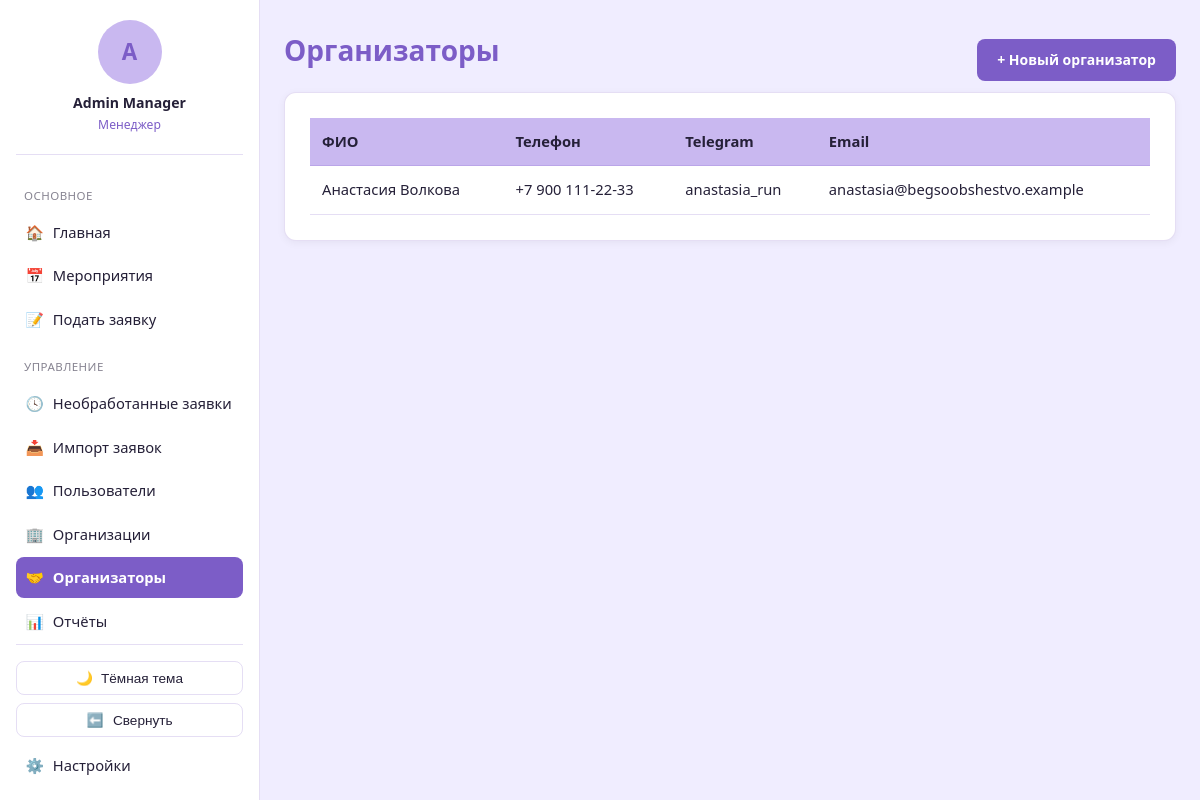
The app's page /organizers/ (signed in) with its own data.
### blog/models.py (models this page shows, shortened)
class User(AbstractBaseUser):
    GENDER_CHOICES = [
        ('male', 'Мужской'),
        ('female', 'Женский'),
    ]
    STATUS_CHOICES = [
        ('active', 'Активен'),
        ('inactive', 'Неактивен'),
        ('blacklisted', 'В блэклисте'),
    ]
    id = models.AutoField(primary_key=True)
    system_username = models.CharField(max_length=50, blank=True, null=True, db_index=True)
    telegram_id = models.CharField(max_length=50, unique=True, db_index=True)
    telegram_username = models.CharField(max_length=100, blank=True, null=True)
    VK_username = models.CharField(max_length=100, blank=True, null=True)
    first_name = models.CharField(max_length=100, blank=True, null=True)
    last_name = models.CharField(max_length=100, blank=True, null=True)
    email = models.EmailField(blank=True, null=True)
    phone = models.CharField(max_length=20, blank=True, null=True)
    birthday = models.DateField(blank=True, null=True)
    about = models.TextField(blank=True, null=True)
    gender = models.CharField(max_length=10, choices=GENDER_CHOICES, blank=True, null=True)
    status = models.CharField(max_length=20, choices=STATUS_CHOICES, default='active')
    comment = models.TextField(blank=True, null=True)
    created_at = models.DateTimeField(auto_now_add=True)
    last_event_at = models.DateTimeField(blank=True, null=True)
    total_event_count = models.IntegerField(default=0)
    season_event_count = models.IntegerField(default=0)
    total_hours = models.IntegerField(default=0)
    season_hours = models.IntegerField(default=0)
    churn_score = models.FloatField(default=0)
    login = models.CharField(max_length=50, unique=True, blank=True, null=True)
    web_credentials_set_at = models.DateTimeField(blank=True, null=True)
    notify_new_events = models.BooleanField(default=True)
    objects = UserManager()
    USERNAME_FIELD = 'telegram_id'
    REQUIRED_FIELDS = []
    class Meta:
        db_table = 'users'
        verbose_name = 'Пользователь'
        verbose_name_plural = 'Пользователи'
    @property
    def full_name(self):
        return f"{self.first_name or ''} {self.last_name or ''}".strip() or self.telegram_username or self.telegram_id

class Organizer(models.Model):
    id = models.AutoField(primary_key=True)
    user = models.ForeignKey(User, on_delete=models.SET_NULL, null=True, blank=True, related_name='organizer_profile')
    first_name = models.CharField(max_length=100)
    last_name = models.CharField(max_length=100)
    phone = models.CharField(max_length=20, blank=True, null=True)
    email = models.EmailField(blank=True, null=True)
    telegram_username = models.CharField(max_length=100, blank=True, null=True)
    VK_username = models.CharField(max_length=100, blank=True, null=True)
    whatsapp = models.CharField(max_length=50, blank=True, null=True)
    comments = models.TextField(blank=True, null=True)
    class Meta:
        db_table = 'organizers'
        verbose_name = 'Контактное лицо'
        verbose_name_plural = 'Контактные лица'

### blog/views.py (the view)
# urls.py: path('organizers/', views.organizer_list, name='organizer_list'),
@manager_required
def organizer_list(request):
    organizers = Organizer.objects.order_by('last_name', 'first_name')
    return render(request, 'blog/organizer_list.html', {'organizers': organizers})

### blog/context_processors.py (called while the page is built)
def role_flags(request):
    user = getattr(request, 'user', None)
    authenticated = bool(user and user.is_authenticated)
    return {
        'is_manager': is_manager(user) if authenticated else False,
        'is_team_leader': is_team_leader(user) if authenticated else False,
        'role_label': role_label(user) if authenticated else None,
    }

### blog/services/roles.py (called while the page is built)
def is_manager(user: User) -> bool:
    if not user or not user.is_authenticated:
        return False
    return user.manager_roles.filter(revoked_at__isnull=True).exists()

def is_team_leader(user: User) -> bool:
    if not user or not user.is_authenticated:
        return False
    return user.team_leader_roles.filter(revoked_at__isnull=True).exists()

def role_label(user: User) -> str:
    if is_manager(user):
        return 'Менеджер'
    if is_team_leader(user):
        return 'Тим-лидер'
    return 'Волонтёр'

### blog/templates/blog/organizer_list.html (shortened to what this page needs)
{% extends 'blog/base.html' %}
{% block content %}
<div style="display:flex; justify-content:space-between; align-items:center;">
    <h1>Организаторы</h1>
    <a href="{% url 'organizer_create' %}" class="btn">+ Новый организатор</a>
</div>
<div class="card">
    <table>
        <thead><tr><th>ФИО</th><th>Телефон</th><th>Telegram</th><th>Email</th></tr></thead>
        <tbody>
        {% for organizer in organizers %}
            <tr data-href="{% url 'organizer_detail' organizer.id %}">
                <td>{{ organizer.first_name }} {{ organizer.last_name }}</td>
                <td>{{ organizer.phone|default:"—" }}</td>
                <td>{{ organizer.telegram_username|default:"—" }}</td>
                <td>{{ organizer.email|default:"—" }}</td>
            </tr>
        {% empty %}
            <tr><td colspan="4">Организаторов пока нет.</td></tr>
        {% endfor %}
        </tbody>
    </table>
</div>
{% endblock %}

### blog/templates/blog/base.html (shortened to what this page needs)
{% load static %}<!DOCTYPE html>
<html lang="ru">
<head>
</head>
<body class="{% if request.COOKIES.sidebar_collapsed == '1' %}sidebar-collapsed{% endif %}">
{% if user.is_authenticated %}
<aside class="sidebar">
    <a href="{% url 'profile_detail' user.id %}" class="sidebar-account">
        <div class="avatar-placeholder">{{ user.full_name|slice:":1"|upper }}</div>
        <div class="username">{{ user.full_name }}</div>
        <div class="role">{{ role_label }}</div>
    </a>
    <div class="nav-section-title">Основное</div>
    <a href="{% url 'dashboard' %}" class="nav-link {% if request.resolver_match.url_name == 'dashboard' %}active{% endif %}" title="Главная"><span class="icon">🏠</span><span class="nav-label"> Главная</span></a>
    <a href="{% url 'event_list' %}" class="nav-link {% if request.resolver_match.url_name in 'event_list,event_detail' %}active{% endif %}" title="Мероприятия"><span class="icon">📅</span><span class="nav-label"> Мероприятия</span></a>
    <a href="{% url 'application_create' %}" class="nav-link " title="Подать заявку"><span class="icon">📝</span><span class="nav-label"> Подать заявку</span></a>
    {% if is_manager %}
    <div class="nav-section-title">Управление</div>
    <a href="{% url 'pending_applications' %}" class="nav-link " title="Необработанные заявки"><span class="icon">🕓</span><span class="nav-label"> Необработанные заявки</span></a>
    <a href="{% url 'import_preview' %}" class="nav-link " title="Импорт заявок"><span class="icon">📥</span><span class="nav-label"> Импорт заявок</span></a>
    <a href="{% url 'user_list' %}" class="nav-link {% if request.resolver_match.url_name == 'user_list' %}active{% endif %}" title="Пользователи"><span class="icon">👥</span><span class="nav-label"> Пользователи</span></a>
    <a href="{% url 'organizations_list' %}" class="nav-link " title="Организации"><span class="icon">🏢</span><span class="nav-label"> Организации</span></a>
    <a href="{% url 'organizer_list' %}" class="nav-link {% if request.resolver_match.url_name in 'organizer_list,organizer_detail,organizer_create' %}active{% endif %}" title="Организаторы"><span class="icon">🤝</span><span class="nav-label"> Организаторы</span></a>
    <a href="{% url 'report_period' %}" class="nav-link {% if request.resolver_match.url_name == 'report_period' %}active{% endif %}" title="Отчёты"><span class="icon">📊</span><span class="nav-label"> Отчёты</span></a>
    {% endif %}
    <div class="sidebar-footer">
        <button type="button" class="theme-toggle" id="theme-toggle" title="Тема">
            <span class="icon" id="theme-icon">🌙</span><span class="theme-label" id="theme-label"> Тёмная тема</span>
        </button>
        <button type="button" class="sidebar-toggle" id="sidebar-toggle" title="Свернуть панель">
            <span class="icon" id="sidebar-toggle-icon">⬅️</span><span class="nav-label" id="sidebar-toggle-label"> Свернуть</span>
        </button>
        <a href="{% url 'settings' %}" class="nav-link {% if request.resolver_match.url_name == 'settings' %}active{% endif %}" title="Настройки"><span class="icon">⚙️</span><span class="nav-label"> Настройки</span></a>
        <a href="{% url 'logout' %}" class="nav-link" title="Выйти"><span class="icon">🚪</span><span class="nav-label"> Выйти</span></a>
    </div>
</aside>
{% endif %}
<div class="page-wrapper" style="{% if not user.is_authenticated %}margin-left:0;{% endif %}">
    <main>
        {% block content %}{% endblock %}
    </main>
</div>
</body>
</html>

### blog/templates/blog/base.html (style rules this page uses)
:root, [data-theme="light"] { --bg: #F0EDFF; --surface: #FFFFFF; --primary: #7C5DC7; --primary-contrast: #FFFFFF; --secondary: #C9B8F0; --text: #252038; --success: #A895E8; --danger: #C0392B; --border: rgba(124, 93, 199, 0.2); --sidebar-width: 260px; --sidebar-width-collapsed: 68px; }
* { box-sizing: border-box; }
body { margin: 0; font-family: 'Segoe UI', Tahoma, Geneva, Verdana, sans-serif; font-size: 16px; line-height: 1.6; background: var(--bg); color: var(--text); }
a { color: inherit; }
.sidebar { position: fixed; top: 0; left: 0; bottom: 0; width: var(--sidebar-width); background: var(--surface); border-right: 1px solid var(--border); display: flex; flex-direction: column; padding: 1.25rem 1rem; overflow-x: hidden; overflow-y: auto; transition: width 0.2s ease; z-index: 10; }
.sidebar-account { display: flex; flex-direction: column; align-items: center; text-align: center; text-decoration: none; padding-bottom: 1.25rem; margin-bottom: 1rem; border-bottom: 1px solid var(--border); }
.avatar-placeholder { width: 64px; height: 64px; border-radius: 50%; background: var(--secondary); display: flex; align-items: center; justify-content: center; font-size: 1.4rem; font-weight: 700; color: var(--primary); margin-bottom: 0.5rem; flex-shrink: 0; }
.sidebar-account .username { font-size: 0.88rem; font-weight: 600; color: var(--text); }
.sidebar-account .role { font-size: 0.76rem; color: var(--primary); }
.nav-section-title { font-size: 0.72rem; text-transform: uppercase; letter-spacing: 0.04em; color: var(--text); opacity: 0.55; margin: 1rem 0 0.4rem; padding: 0 0.5rem; white-space: nowrap; }
.nav-link { display: flex; align-items: center; gap: 0.6rem; padding: 0.55rem 0.6rem; border-radius: 8px; text-decoration: none; color: var(--text); font-size: 0.92rem; margin-bottom: 0.15rem; white-space: nowrap; }
.nav-link .icon { width: 1.2em; text-align: center; flex-shrink: 0; }
.nav-link.active { background: var(--primary); color: var(--primary-contrast); font-weight: 600; }
.sidebar-footer { margin-top: auto; padding-top: 1rem; border-top: 1px solid var(--border); }
.sidebar-toggle { display: flex; align-items: center; justify-content: center; gap: 0.6rem; width: 100%; background: none; border: 1px solid var(--border); border-radius: 8px; color: var(--text); padding: 0.5rem; cursor: pointer; font-size: 0.85rem; margin-bottom: 0.5rem; }
.theme-toggle { display: flex; align-items: center; justify-content: center; gap: 0.5rem; width: 100%; background: none; border: 1px solid var(--border); border-radius: 8px; color: var(--text); padding: 0.5rem; cursor: pointer; font-size: 0.85rem; margin-bottom: 0.5rem; }
.page-wrapper { margin-left: var(--sidebar-width); min-height: 100vh; transition: margin-left 0.2s ease; }
main { max-width: 1100px; margin: 0 auto; padding: 1.75rem 1.5rem; }
h1 { font-size: 28px; font-weight: 700; color: var(--primary); margin-top: 0; }
.card { background: var(--surface); border: 1px solid var(--border); border-radius: 12px; box-shadow: 0 2px 8px rgba(0,0,0,0.05); padding: 25px; margin-bottom: 1rem; }
table { width: 100%; border-collapse: collapse; }
th, td { text-align: left; padding: 12px; border-bottom: 1px solid var(--border); font-size: 0.92rem; }
th { background: var(--secondary); color: var(--text); font-weight: 700; }
tbody tr[data-href] { cursor: pointer; }
.btn { display: inline-block; background: var(--primary); color: var(--primary-contrast); padding: 10px 20px; border-radius: 8px; border: none; text-decoration: none; font-size: 14px; font-weight: 600; cursor: pointer; }

### records on screen
User: full_name "A", full_name "Admin Manager"
Organizer: first_name "Анастасия", last_name "Волкова", phone "+7 900 111-22-33", telegram_username "anastasia_run", email "anastasia@begsoobshestvo.example"

### other values on screen
{{ role_label }} "Менеджер"
